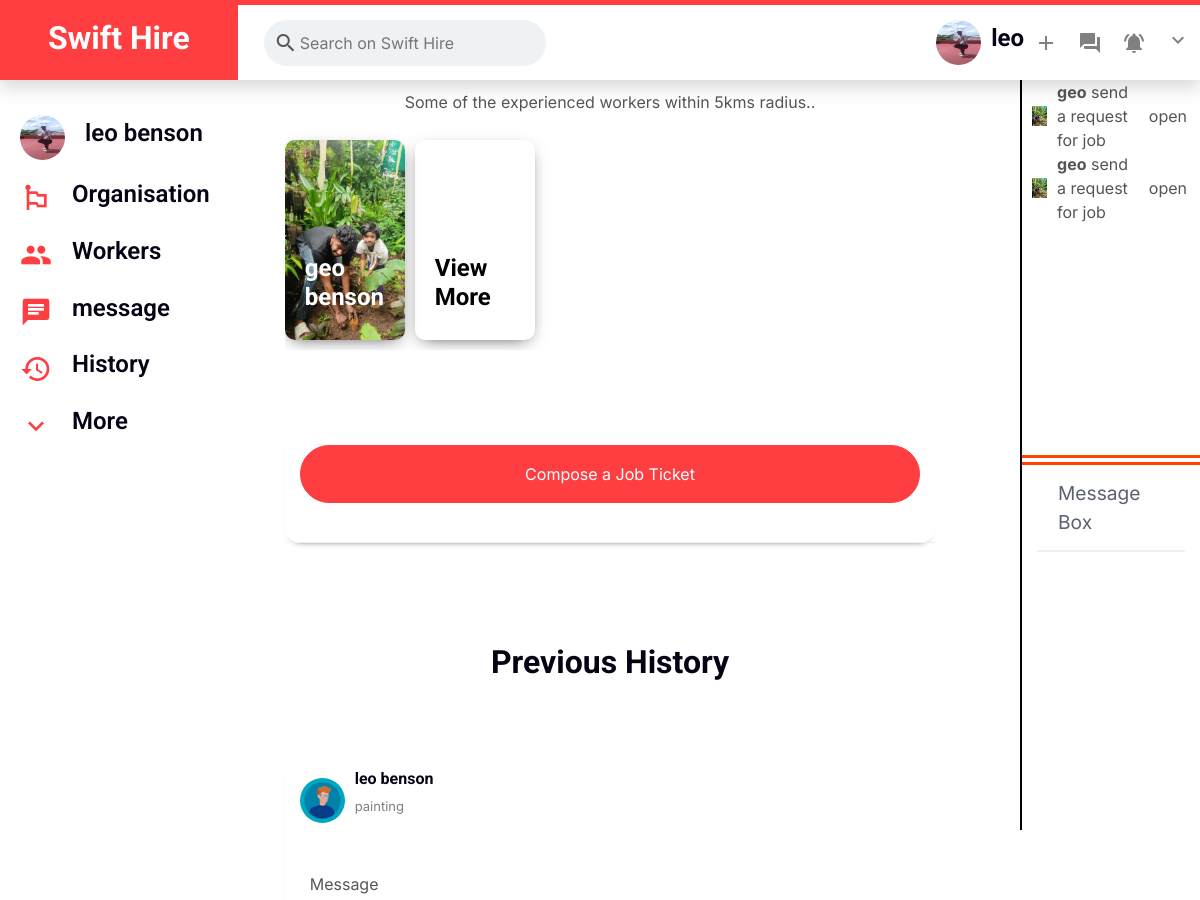
The app's page /user_home (signed in, upper part), older data.
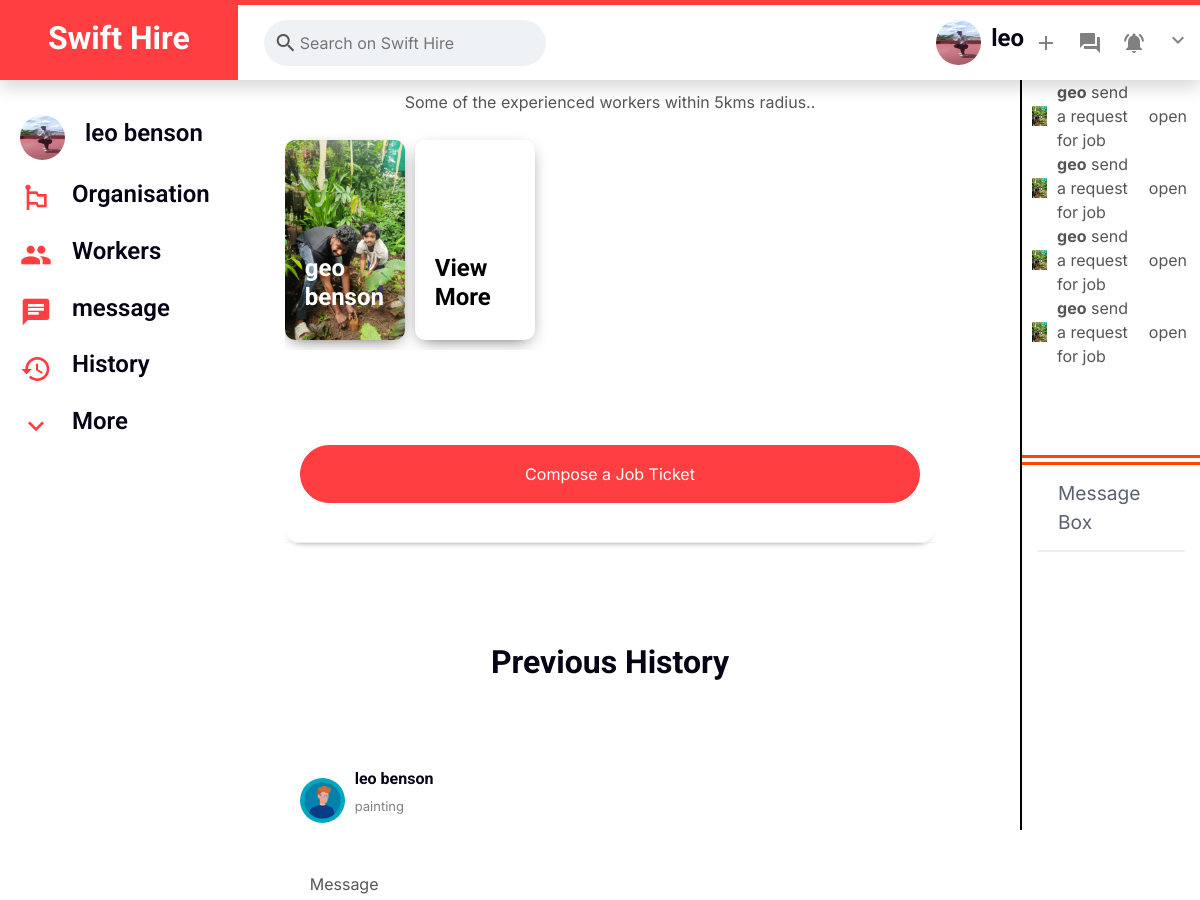
The same page, newer data.
### main/models.py (models this page shows, shortened)
class Worker(AbstractBaseUser):
    first_name = models.CharField(max_length=150)
    last_name = models.CharField(max_length=150)
    email = models.EmailField()
    username =models.CharField(max_length=100,unique=True)
    password = models.CharField(max_length=128)
    phone_no =models.CharField(max_length=100,unique=True)
    location =models.CharField(max_length=150)
    user_image =models.ImageField(upload_to="workerProfile")
    dob =models.DateField(null=True)
    user_bio=models.CharField(max_length=150)
    type=models.CharField(max_length=100,default='worker')
    address=models.CharField(max_length=300)
    job_title=models.CharField(max_length=150,null= True)
    catagory=models.CharField(max_length=150,null= True)
    experience=models.CharField(max_length=150,null= True)
    skill_1 =models.CharField(max_length=150,null= True)
    skill_2 =models.CharField(max_length=150,null= True)
    skill_3 =models.CharField(max_length=150,null= True)
    id_proof=models.ImageField(upload_to="workerfile")
    exp_proof=models.ImageField(upload_to="workerfile")
    cv=models.ImageField(upload_to="workerfile")
    is_approved=models.BooleanField(null= True)
    status=models.CharField(max_length=100,null= True)
    is_report=models.BooleanField(null= True,default=True)
    def __str__(self):
        return self.username

class Job_post(models.Model):
    post_id=models.AutoField(primary_key=True)
    user = models.ForeignKey(User, on_delete=models.CASCADE)
    job_title=models.CharField(max_length=150)
    job_description=models.CharField(max_length=350)
    location=models.CharField(max_length=150)
    address=models.CharField(max_length=250)
    time=models.TimeField()
    date=models.DateField()
    min_wage=models.CharField(max_length=150)
    max_wage=models.CharField(max_length=150)
    exp_lvl=models.CharField(max_length=150)
    expected_time=models.CharField(max_length=100)
    valid=models.BooleanField(null=True)
    photo=models.ImageField(upload_to="job_post")

class User(AbstractBaseUser):
    id=models.AutoField(primary_key=True)
    first_name = models.CharField(max_length=150)
    last_name = models.CharField(max_length=150)
    email = models.EmailField()
    username =models.CharField(max_length=100,unique=True)
    password = models.CharField(max_length=128)
    phone_no =models.CharField(max_length=100,unique=True)
    location =models.CharField(max_length=150)
    user_image =models.ImageField(upload_to="userProfile")
    dob =models.DateField(null=True)
    user_bio=models.CharField(max_length=150)
    type=models.CharField(max_length=100,default='user')
    address=models.CharField(max_length=300)

class Notification(models.Model):
    notification_id=models.AutoField(primary_key=True)
    worker=models.ForeignKey(Worker,on_delete=models.CASCADE)
    user=models.ForeignKey(User,on_delete=models.CASCADE)
    post=models.ForeignKey(Job_post,on_delete=models.CASCADE)

### main/views.py (the view)
# urls.py: path('user_home',user_home,name="user_home"),
def user_home(request):
    username = request.session.get('username')
    users =User.objects.all()
    for i in users:
        if i.username == username:
            f_name=i.first_name
            l_name=i.last_name
            img=i.user_image
    user= User.objects.get(username=username )
    job_posts = Job_post.objects.filter(user_id=user)
    worker = Worker.objects.all()
    notifications=Notification.objects.filter(user = user)
    msg=Message.objects.filter(receiver = user.username)
    context = {'username':username,'f_name':f_name,'l_name':l_name,'img':img, 'history':job_posts, 'worker':worker, 'notifications':notifications,'msg':msg}
    return render(request,"userhome.html",context)

### main/templates/userhome.html (shortened to what the changed rows need)
{%load static%}
<!DOCTYPE html>
<html lang="en">
<head>
    <link href="{%static 'css/style(3).css'%}" rel="stylesheet" type="text/css">
    <link href="https://cdnjs.cloudflare.com/ajax/libs/font-awesome/5.10.0/css/all.min.css" rel="stylesheet">
    <link href="https://cdn.jsdelivr.net/npm/bootstrap-icons@1.4.1/font/bootstrap-icons.css" rel="stylesheet">
    <link href="{%static 'lib/animate/animate.min.css' %}" rel="stylesheet">
    <link href="{%static 'lib/owlcarousel/assets/owl.carousel.min.css' %}" rel="stylesheet">
    <link href="{%static 'css/bootstrap.min.css' %}" rel="stylesheet">
  </head>
<body>
    <nav class="navbar navbar-expand-lg bg-white navbar-light shadow border-top border-5 border-primary sticky-top p-0">
        <div class="header__left">
            <a href="index.html" class="navbar-brand bg-primary d-flex align-items-center px-4 px-lg-5">
                <h2 class="mb-2 text-white">Swift Hire</h2>
            </a>
          </div>
        <div class="collapse navbar-collapse" id="navbarCollapse">
            <div class="navbar-nav ms-auto p-4 p-lg-0">
                <div class="header__right">
                    <div class="header__info">
                      <img
                        class="user__avatar"
                        src="media/{{img}}"
                        alt="" width="45px" height="45px"
                      />
                      <h4>{{username}}</h4>
                    </div>
                  </div>
                </div>
            </div>
    </nav>
    <div class="main__body ">
        <div class="sidebar">
          <div class="sidebarRow">
            <img
              class="user__avatar"
              src="media/{{img}}"
              alt=""  width="45px" height="45px"
            />
            <h4>{{f_name}} {{l_name}}</h4>
          </div>
        </div>
        <div class="feed">
          <div class="storyReel">
            {% for i in worker%}
            <div
              style="
                background-image: url('media/{{i.user_image}}');
              "
              class="story"
            >
              <a href="/worker_single/{{i.username}}"><h4>{{i.first_name}} {{i.last_name}}</h4></h4></a>
            </div>
            {% endfor %}
            <div
              class="story"
            >
              <h4 style="color: black;">View More</h4>
            </div>
          </div>
            <h2>Previous History</h2>
          {% for i in history%}
          <div class="post">
            <div class="post__top">
              <img
                class="user__avatar post__avatar"
                alt=""
              />
              <div class="post__topInfo">
                <h3>{{f_name}} {{l_name}}</h3>
                <p>{{i.job_title}}</p>
              </div>
            </div>
            <div class="post__bottom">
              <p>Message</p>
            </div>
          </div>
          {%endfor%}
        </div>
        <div style="flex: 0.33" class="widgets">
          <div
            class="fb-page"
            data-href="https://www.facebook.com/facebook"
            data-tabs="timeline"
            data-width="500"
            data-height="1000"
            data-small-header="false"
            data-adapt-container-width="true"
            data-hide-cover="false"
            data-show-facepile="true"
          >
            <blockquote>
                <div class="ticker-container">
                    <div class="ticker">
                      {%for i in notifications%}
                            <div class="ticker__post">
                                <img  class=" " src="/media/{{i.worker.user_image}}" alt="" />
                                <span><b>{{i.worker}}</b> send a request for job</span>
                                <hr /><a class=" btn "  href="/worker_single/{{i.worker}}">open</a>
                            </div>
                      {% endfor %}
                    </div>
                    </div>
            </blockquote>
          </div>
        </div>
      </div>
</body>
</html>

Row changes from the older to the newer data that the page shows:
added Notification: worker.user_image (picture), worker "geo"
added Notification: worker.user_image (picture), worker "geo"
